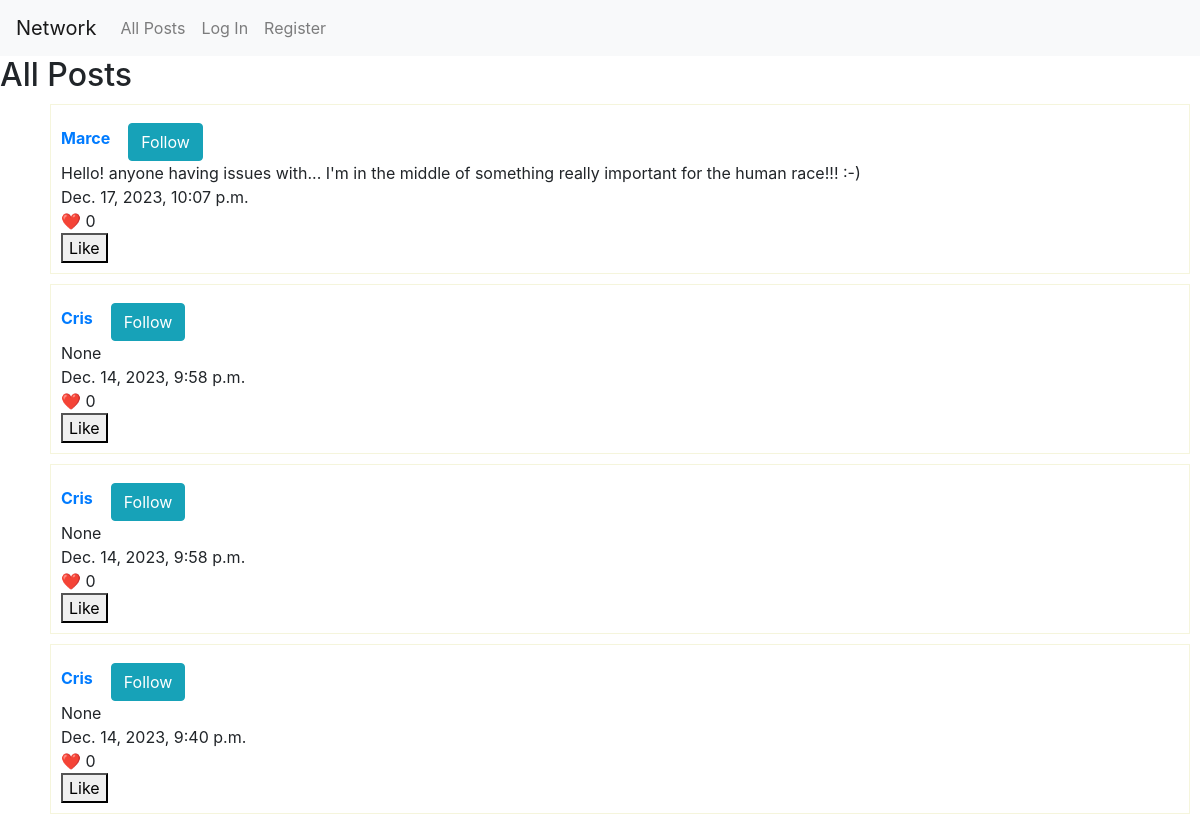
Page /posts (upper part) on the earlier database version.
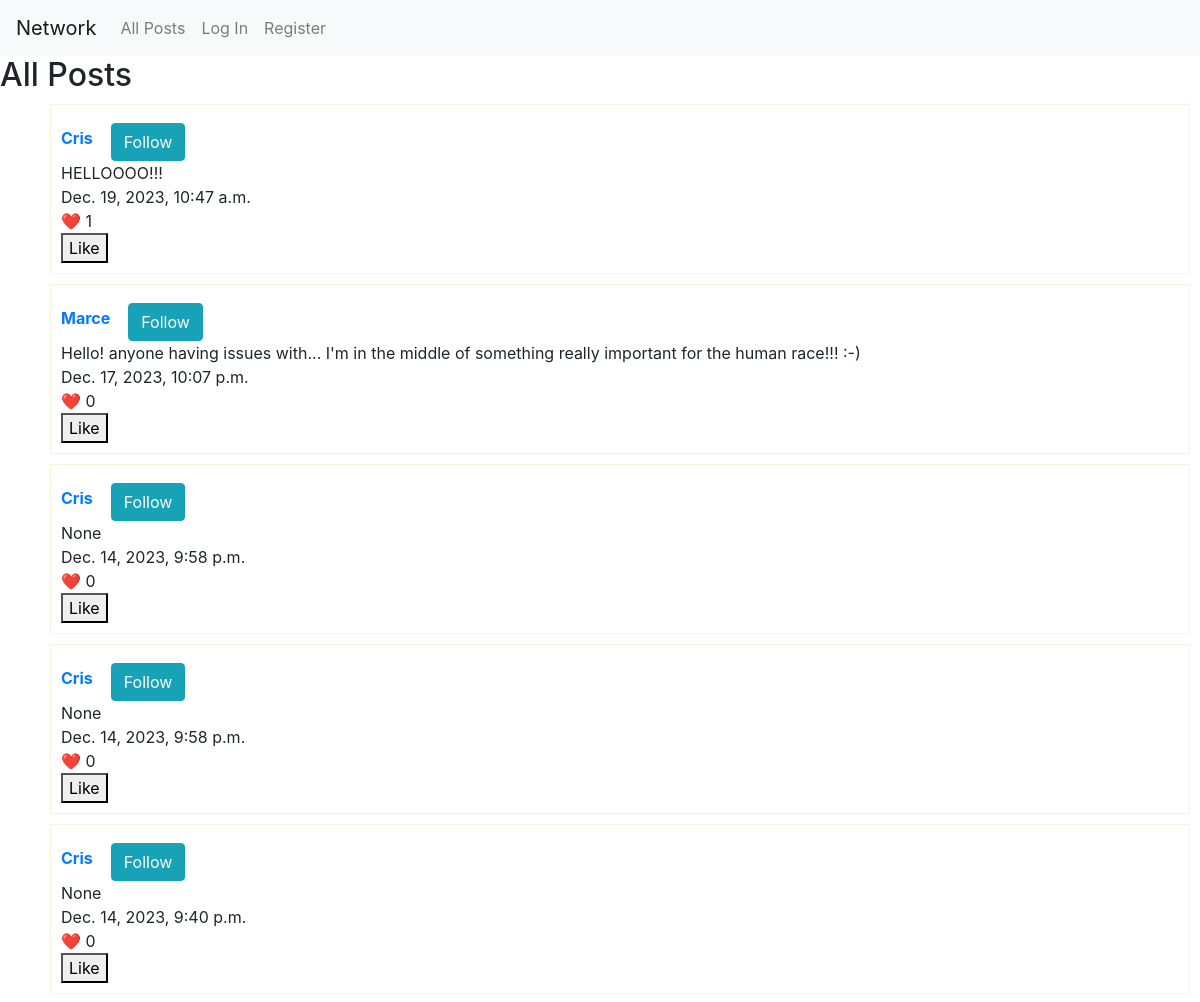
Same page on the later database version.
### network/models.py (models this page shows, shortened)
class Post(models.Model):
    post = models.CharField(max_length=280, null=True, blank=True)
    created_by = models.ForeignKey(User, on_delete=models.CASCADE)
    created_date = models.DateTimeField(auto_now_add=True)
    likes = models.ManyToManyField(User, blank=True, related_name="liked_user", verbose_name="Likes")

class User(AbstractUser):
    pass
    def __str__(self):
        return f"{self.username}"

### network/views.py (the view)
# urls.py: path("posts", views.all_posts, name="allposts"),
def all_posts(request):
    try:
        posts = Post.objects.order_by("-created_date").all()
        if request.user.is_authenticated:
            user_profile = UserProfile.objects.get_or_create(user=request.user)[0]
            for post in posts:
                post.is_following = user_profile.following_users.filter(username=post.created_by.username).exists()
        return render(request, 'network/allposts.html', {'posts': posts, 'user_profile': user_profile, 'is_following': is_following})
    except Exception as e:
        print(f"Exception in all_posts view: {e}")
        return render(request, 'network/allposts.html', {'posts': posts})

### network/templates/network/allposts.html (shortened to what this page needs)
{% extends "network/layout.html" %}
{% block body %}
<h2>All Posts</h2>
<ul style="list-style-type: none;">
    {% for post in posts %}
    <div style="border: 1px solid beige; margin:10px; padding: 10px">
        <div style="display: flex; align-items: center;">
            <li style="margin-right: 10px;">
                <a href="{% url 'network:profile' username=post.created_by.username %}" style="text-decoration: none;">
                    <strong>{{ post.created_by }}</strong>
                </a>
            </li>
            <li>
                <form method="POST" action="{% url 'network:follow_toggle' %}" id="follow-form-{{ post.id }}" class="follow-form">
                    <button type="submit" class="btn {% if post.is_following %}btn-danger{% else %}btn-info{% endif %} mt-2 ml-2">
                        {% if not post.is_following %}
                            Follow
                        {% else %}
                            Unfollow
                        {% endif %}
                    </button>
                </form>
            </li>
        </div>
        <li>{{ post.post }}</li>
        <li>{{ post.created_date }}</li>
        <li>❤️ {{ post.likes.count }} </li>
        <form method="post" action="{% url 'network:like_post' post_id=post.id %}">
            <button type="submit">
                {% if user in post.likes.all %}
                    Unlike
                {% else %}
                    Like
                {% endif %}
            </button>
        </form>
    </div>
    {% endfor %}
</ul>
{% endblock %}

Differences in the rows shown:
added Post: created_by "Cris", post "HELLOOOO!!!", created_date "Dec. 19, 2023, 10:47 a.m.", likes.count "1", shows "Like"
